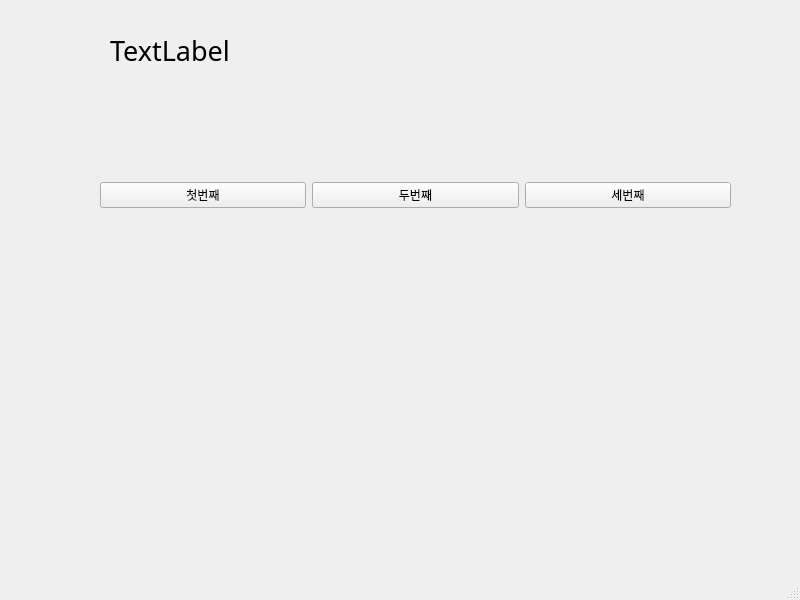
<?xml version="1.0" encoding="UTF-8"?>
<ui version="4.0">
 <class>MainWindow</class>
 <widget class="QMainWindow" name="MainWindow">
  <property name="geometry">
   <rect>
    <x>0</x>
    <y>0</y>
    <width>800</width>
    <height>600</height>
   </rect>
  </property>
  <property name="windowTitle">
   <string>MainWindow</string>
  </property>
  <widget class="QWidget" name="centralwidget">
   <widget class="QWidget" name="horizontalLayoutWidget">
    <property name="geometry">
     <rect>
      <x>100</x>
      <y>90</y>
      <width>631</width>
      <height>211</height>
     </rect>
    </property>
    <layout class="QHBoxLayout" name="horizontalLayout">
     <item>
      <widget class="QPushButton" name="pushButton_2">
       <property name="text">
        <string>첫번째</string>
       </property>
      </widget>
     </item>
     <item>
      <widget class="QPushButton" name="pushButton">
       <property name="text">
        <string>두번째</string>
       </property>
      </widget>
     </item>
     <item>
      <widget class="QPushButton" name="pushButton_3">
       <property name="text">
        <string>세번째</string>
       </property>
      </widget>
     </item>
    </layout>
   </widget>
   <widget class="QLabel" name="label">
    <property name="geometry">
     <rect>
      <x>110</x>
      <y>20</y>
      <width>611</width>
      <height>61</height>
     </rect>
    </property>
    <property name="font">
     <font>
      <family>굴림체</family>
      <pointsize>20</pointsize>
     </font>
    </property>
    <property name="text">
     <string>TextLabel</string>
    </property>
   </widget>
  </widget>
  <widget class="QMenuBar" name="menubar">
   <property name="geometry">
    <rect>
     <x>0</x>
     <y>0</y>
     <width>800</width>
     <height>21</height>
    </rect>
   </property>
  </widget>
  <widget class="QStatusBar" name="statusbar"/>
 </widget>
 <resources/>
 <connections>
  <connection>
   <sender>pushButton_2</sender>
   <signal>clicked()</signal>
   <receiver>MainWindow</receiver>
   <slot>firstClick()</slot>
   <hints>
    <hint type="sourcelabel">
     <x>214</x>
     <y>213</y>
    </hint>
    <hint type="destinationlabel">
     <x>232</x>
     <y>267</y>
    </hint>
   </hints>
  </connection>
  <connection>
   <sender>pushButton</sender>
   <signal>clicked()</signal>
   <receiver>MainWindow</receiver>
   <slot>secondClick()</slot>
   <hints>
    <hint type="sourcelabel">
     <x>407</x>
     <y>218</y>
    </hint>
    <hint type="destinationlabel">
     <x>416</x>
     <y>272</y>
    </hint>
   </hints>
  </connection>
  <connection>
   <sender>pushButton_3</sender>
   <signal>clicked()</signal>
   <receiver>MainWindow</receiver>
   <slot>thirdClick()</slot>
   <hints>
    <hint type="sourcelabel">
     <x>602</x>
     <y>219</y>
    </hint>
    <hint type="destinationlabel">
     <x>619</x>
     <y>277</y>
    </hint>
   </hints>
  </connection>
 </connections>
 <slots>
  <slot>firstClick()</slot>
  <slot>secondClick()</slot>
  <slot>thirdClick()</slot>
 </slots>
</ui>
